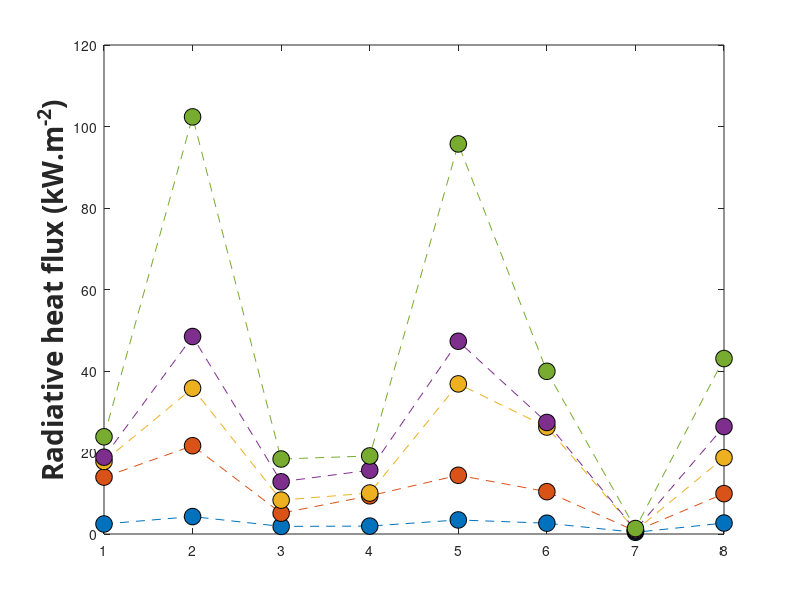

This chart was generated by the following MATLAB code: (Note: this script raises an error after producing the figure.)
clear;
close all;
%AS3959 average Radiative heat flux Mallee FDI80 

Radiative_heat_flux_BAL12p5 = [2.458400025	4.276356733	1.86735111	1.9416055	3.451743933	2.6503789	0.410850807	2.68763735];
Radiative_heat_flux_BAL19 = [13.95622875	21.66078867	5.112928033	9.3629725	14.408026	10.392106	0.721305987	9.9063506];
Radiative_heat_flux_BAL29 = [17.808541	35.77576733	8.313991333	10.058165	36.837436	26.24944	0.842227817	18.7380];
Radiative_heat_flux_BAL40 = [18.8410155	48.46038067	12.8228812	15.646514	47.29562967	27.369954	0.992567407	26.373061];
Radiative_heat_flux_FZ = [23.8568215	102.360076	18.3988841	19.158381	95.72599633	39.921336	1.33793639	43.056297];


plot([Radiative_heat_flux_BAL12p5],'o--','MarkerSize',12,'MarkerEdgeColor','black','MarkerFaceColor',[0, 0.4470, 0.7410]);
hold on
plot([Radiative_heat_flux_BAL19],'o--','MarkerSize',12,'MarkerEdgeColor','black','MarkerFaceColor',[0.8500, 0.3250, 0.0980]);
plot([Radiative_heat_flux_BAL29],'o--','MarkerSize',12,'MarkerEdgeColor','black','MarkerFaceColor',[0.9290, 0.6940, 0.1250]);
plot([Radiative_heat_flux_BAL40],'o--','MarkerSize',12,'MarkerEdgeColor','black','MarkerFaceColor',[0.4940, 0.1840, 0.5560]);
plot([Radiative_heat_flux_FZ],'o--','MarkerSize',12,'MarkerEdgeColor','black','MarkerFaceColor',[0.4660, 0.6740, 0.1880]);



ylabel('Radiative heat flux (kW.m^{-2})','FontWeight','bold','FontSize',20,...
    'FontName','Calibri');





ax = gca;
ax.XTickLabels = {'Roof','Gutter','Sub-floor','Door','Deck','Window','Back wall','Front wall'};
grid on;


box on
xtickangle(45)
xlabel('Location','FontWeight','bold','FontSize',20,...
    'FontName','Calibri');

set(gca,'fontsize',18);

legend('BAL 12.5','BAL 19','BAL 29','BAL 40','BAL FZ')
